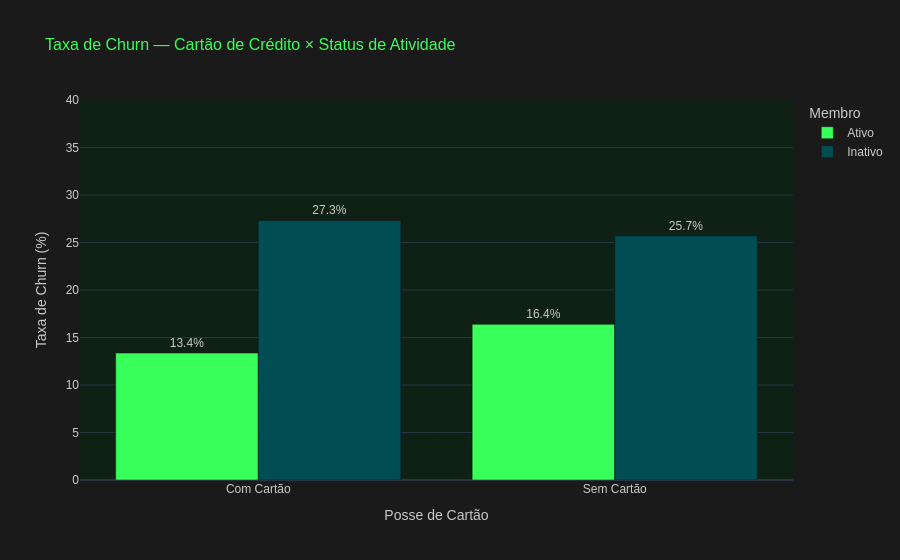

Here is the notebook cell this chart was saved with:
### Code cell
# Gráfico de barras agrupadas — churn por combinação cartão × atividade
fig_cartao_ativo: go.Figure = px.bar(
    df_churn_cartao_ativo,
    x='label_cartao',
    y='taxa_churn_pct',
    color='label_ativo',
    barmode='group',
    title='Taxa de Churn — Cartão de Crédito × Status de Atividade',
    labels={'label_cartao': 'Posse de Cartão', 'taxa_churn_pct': 'Taxa de Churn (%)', 'label_ativo': 'Membro'},
    color_discrete_map={'Ativo': '#39FF5A', 'Inativo': '#004D54'},
    text='taxa_churn_pct',
)
fig_cartao_ativo.update_traces(texttemplate='%{text:.1f}%', textposition='outside')
fig_cartao_ativo.update_layout(**LAYOUT_PADRAO, yaxis=dict(range=[0, 40]))
fig_cartao_ativo.show()

### Figure 1 — Plotly figure (JSON) as saved in the notebook; plotly's stock layout.template omitted (floating-point values rounded to 4 significant figures)
{"data": [{"alignmentgroup": "True", "hovertemplate": "Membro=Ativo<br>Posse de Cartão=%{x}<br>Taxa de Churn (%)=%{text}<extra></extra>", "legendgroup": "Ativo", "marker": {"color": "#39FF5A", "pattern": {"shape": ""}}, "name": "Ativo", "offsetgroup": "Ativo", "orientation": "v", "showlegend": true, "text": [13.36, 16.39], "textposition": "outside", "texttemplate": "%{text:.1f}%", "type": "bar", "x": ["Com Cartão", "Sem Cartão"], "xaxis": "x", "y": [13.36, 16.39], "yaxis": "y"}, {"alignmentgroup": "True", "hovertemplate": "Membro=Inativo<br>Posse de Cartão=%{x}<br>Taxa de Churn (%)=%{text}<extra></extra>", "legendgroup": "Inativo", "marker": {"color": "#004D54", "pattern": {"shape": ""}}, "name": "Inativo", "offsetgroup": "Inativo", "orientation": "v", "showlegend": true, "text": [27.32, 25.7], "textposition": "outside", "texttemplate": "%{text:.1f}%", "type": "bar", "x": ["Com Cartão", "Sem Cartão"], "xaxis": "x", "y": [27.32, 25.7], "yaxis": "y"}], "layout": {"barmode": "group", "font": {"color": "#CCCCCC", "family": "Arial", "size": 12}, "legend": {"title": {"text": "Membro"}, "tracegroupgap": 0}, "paper_bgcolor": "#1A1A1A", "plot_bgcolor": "#0F2015", "title": {"font": {"color": "#39FF5A", "size": 16}, "text": "Taxa de Churn — Cartão de Crédito × Status de Atividade"}, "xaxis": {"anchor": "y", "domain": [0, 1], "title": {"text": "Posse de Cartão"}}, "yaxis": {"anchor": "x", "domain": [0, 1], "range": [0, 40], "title": {"text": "Taxa de Churn (%)"}}}}
